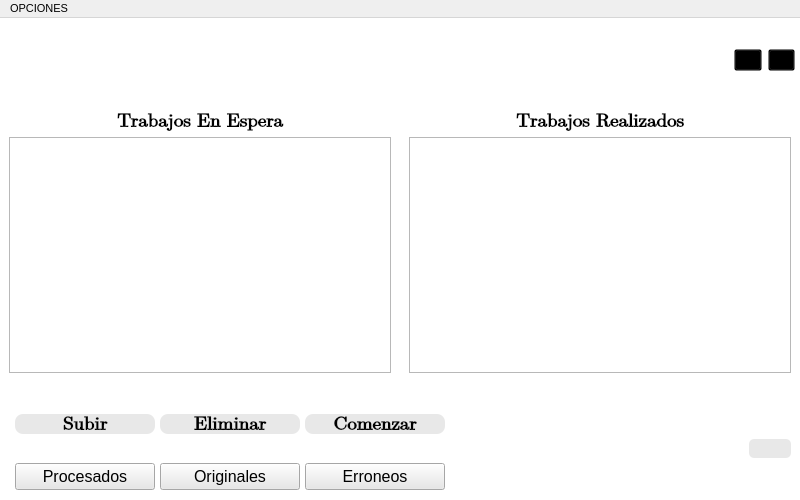
<?xml version="1.0" encoding="UTF-8"?>
<ui version="4.0">
 <class>MainWindow</class>
 <widget class="QMainWindow" name="MainWindow">
  <property name="geometry">
   <rect>
    <x>0</x>
    <y>0</y>
    <width>800</width>
    <height>500</height>
   </rect>
  </property>
  <property name="minimumSize">
   <size>
    <width>800</width>
    <height>500</height>
   </size>
  </property>
  <property name="maximumSize">
   <size>
    <width>800</width>
    <height>500</height>
   </size>
  </property>
  <property name="windowTitle">
   <string>MainWindow</string>
  </property>
  <property name="styleSheet">
   <string notr="true"/>
  </property>
  <widget class="QWidget" name="WPrincipal">
   <property name="minimumSize">
    <size>
     <width>800</width>
     <height>500</height>
    </size>
   </property>
   <property name="maximumSize">
    <size>
     <width>800</width>
     <height>500</height>
    </size>
   </property>
   <property name="styleSheet">
    <string notr="true">#WPrincipal{
background-color: rgb(255, 255, 255);
}
#btnSubir{
background-color: rgb(232, 232, 232);
border-radius:8px;
}
#btnSubir::Hover{
background-color: rgb(209, 209, 209);
}
#btnEliminar{
background-color: rgb(232, 232, 232);
border-radius:8px;
}
#btnEliminar::Hover{
background-color: rgb(209, 209, 209);
}
#btnComenzar{
background-color: rgb(232, 232, 232);
border-radius:8px;
}
#btnComenzar::Hover{
background-color: rgb(209, 209, 209);
}
#btn_Procesados{
background-color: rgb(232, 232, 232);
}
#btn_Procesados::hover{
background-color: rgb(209, 209, 209);
}
#btn_Originales{
background-color: rgb(232, 232, 232);
}
#btn_Originales::hover{
background-color: rgb(209, 209, 209);
}
#btn_Errores{
background-color: rgb(232, 232, 232);
}
#btn_Errores::hover{
background-color: rgb(209, 209, 209);
}
#btnAyuda{
background-color: rgb(232, 232, 232);
border-radius:5px;
}
#btnAyuda::hover{
background-color: rgb(209, 209, 209);
}
#btnMinimizar{
background-color: transparent;
}
#btnCerrar{
background-color: transparent;
}</string>
   </property>
   <layout class="QVBoxLayout" name="verticalLayout">
    <property name="spacing">
     <number>0</number>
    </property>
    <property name="leftMargin">
     <number>0</number>
    </property>
    <property name="topMargin">
     <number>0</number>
    </property>
    <property name="rightMargin">
     <number>0</number>
    </property>
    <property name="bottomMargin">
     <number>0</number>
    </property>
    <item>
     <widget class="QWidget" name="WCabecera" native="true">
      <property name="minimumSize">
       <size>
        <width>0</width>
        <height>50</height>
       </size>
      </property>
      <property name="maximumSize">
       <size>
        <width>16777215</width>
        <height>50</height>
       </size>
      </property>
      <layout class="QHBoxLayout" name="horizontalLayout">
       <property name="spacing">
        <number>0</number>
       </property>
       <property name="leftMargin">
        <number>5</number>
       </property>
       <property name="topMargin">
        <number>0</number>
       </property>
       <property name="rightMargin">
        <number>0</number>
       </property>
       <property name="bottomMargin">
        <number>0</number>
       </property>
       <item>
        <widget class="QWidget" name="WLogo" native="true">
         <property name="minimumSize">
          <size>
           <width>200</width>
           <height>0</height>
          </size>
         </property>
         <property name="maximumSize">
          <size>
           <width>200</width>
           <height>16777215</height>
          </size>
         </property>
         <layout class="QVBoxLayout" name="verticalLayout_2">
          <property name="spacing">
           <number>0</number>
          </property>
          <property name="leftMargin">
           <number>0</number>
          </property>
          <property name="topMargin">
           <number>0</number>
          </property>
          <property name="rightMargin">
           <number>0</number>
          </property>
          <property name="bottomMargin">
           <number>0</number>
          </property>
          <item>
           <widget class="QLabel" name="lblLogoKWRB">
            <property name="text">
             <string/>
            </property>
            <property name="pixmap">
             <pixmap>../Source/LOGO_KWRB.png</pixmap>
            </property>
            <property name="scaledContents">
             <bool>true</bool>
            </property>
           </widget>
          </item>
         </layout>
        </widget>
       </item>
       <item>
        <spacer name="horizontalSpacer">
         <property name="orientation">
          <enum>Qt::Horizontal</enum>
         </property>
         <property name="sizeHint" stdset="0">
          <size>
           <width>476</width>
           <height>20</height>
          </size>
         </property>
        </spacer>
       </item>
       <item>
        <widget class="QWidget" name="WBotonesSalida" native="true">
         <property name="minimumSize">
          <size>
           <width>75</width>
           <height>0</height>
          </size>
         </property>
         <property name="maximumSize">
          <size>
           <width>75</width>
           <height>16777215</height>
          </size>
         </property>
         <layout class="QHBoxLayout" name="horizontalLayout_2">
          <property name="rightMargin">
           <number>5</number>
          </property>
          <item>
           <widget class="QPushButton" name="btnMinimizar">
            <property name="cursor">
             <cursorShape>PointingHandCursor</cursorShape>
            </property>
            <property name="toolTip">
             <string>Minimizar</string>
            </property>
            <property name="text">
             <string/>
            </property>
            <property name="icon">
             <iconset>
              <normaloff>../Source/Icon_Minimize.png</normaloff>../Source/Icon_Minimize.png</iconset>
            </property>
            <property name="iconSize">
             <size>
              <width>30</width>
              <height>30</height>
             </size>
            </property>
           </widget>
          </item>
          <item>
           <widget class="QPushButton" name="btnCerrar">
            <property name="cursor">
             <cursorShape>PointingHandCursor</cursorShape>
            </property>
            <property name="mouseTracking">
             <bool>false</bool>
            </property>
            <property name="toolTip">
             <string>Cerrar</string>
            </property>
            <property name="text">
             <string/>
            </property>
            <property name="icon">
             <iconset>
              <normaloff>../Source/Icon_Close.png</normaloff>../Source/Icon_Close.png</iconset>
            </property>
            <property name="iconSize">
             <size>
              <width>30</width>
              <height>30</height>
             </size>
            </property>
           </widget>
          </item>
         </layout>
        </widget>
       </item>
      </layout>
     </widget>
    </item>
    <item>
     <widget class="QWidget" name="WCuerpo" native="true">
      <property name="minimumSize">
       <size>
        <width>0</width>
        <height>280</height>
       </size>
      </property>
      <property name="maximumSize">
       <size>
        <width>16777215</width>
        <height>280</height>
       </size>
      </property>
      <layout class="QHBoxLayout" name="horizontalLayout_3">
       <property name="spacing">
        <number>0</number>
       </property>
       <property name="leftMargin">
        <number>0</number>
       </property>
       <property name="topMargin">
        <number>0</number>
       </property>
       <property name="rightMargin">
        <number>0</number>
       </property>
       <property name="bottomMargin">
        <number>0</number>
       </property>
       <item>
        <widget class="QWidget" name="WTablaIzquierda" native="true">
         <layout class="QVBoxLayout" name="verticalLayout_3">
          <item>
           <widget class="QLabel" name="lblTextoEnCola">
            <property name="minimumSize">
             <size>
              <width>0</width>
              <height>20</height>
             </size>
            </property>
            <property name="maximumSize">
             <size>
              <width>16777215</width>
              <height>20</height>
             </size>
            </property>
            <property name="font">
             <font>
              <family>Cambria Math</family>
              <pointsize>14</pointsize>
              <weight>75</weight>
              <bold>true</bold>
             </font>
            </property>
            <property name="text">
             <string>Trabajos En Espera</string>
            </property>
            <property name="alignment">
             <set>Qt::AlignCenter</set>
            </property>
           </widget>
          </item>
          <item>
           <widget class="QTableWidget" name="TWCola"/>
          </item>
         </layout>
        </widget>
       </item>
       <item>
        <widget class="QWidget" name="WTablaDerecha" native="true">
         <layout class="QVBoxLayout" name="verticalLayout_4">
          <item>
           <widget class="QLabel" name="lblTextoProcesado">
            <property name="minimumSize">
             <size>
              <width>0</width>
              <height>20</height>
             </size>
            </property>
            <property name="maximumSize">
             <size>
              <width>16777215</width>
              <height>20</height>
             </size>
            </property>
            <property name="font">
             <font>
              <family>Cambria Math</family>
              <pointsize>14</pointsize>
              <weight>75</weight>
              <bold>true</bold>
             </font>
            </property>
            <property name="text">
             <string>Trabajos Realizados</string>
            </property>
            <property name="alignment">
             <set>Qt::AlignCenter</set>
            </property>
           </widget>
          </item>
          <item>
           <widget class="QTableWidget" name="TWProcesado"/>
          </item>
         </layout>
        </widget>
       </item>
      </layout>
     </widget>
    </item>
    <item>
     <widget class="QWidget" name="WPie" native="true">
      <property name="minimumSize">
       <size>
        <width>0</width>
        <height>100</height>
       </size>
      </property>
      <property name="maximumSize">
       <size>
        <width>16777215</width>
        <height>100</height>
       </size>
      </property>
      <layout class="QHBoxLayout" name="horizontalLayout_4">
       <property name="spacing">
        <number>0</number>
       </property>
       <property name="leftMargin">
        <number>0</number>
       </property>
       <property name="topMargin">
        <number>0</number>
       </property>
       <property name="rightMargin">
        <number>0</number>
       </property>
       <property name="bottomMargin">
        <number>0</number>
       </property>
       <item>
        <widget class="QWidget" name="WBotones" native="true">
         <property name="minimumSize">
          <size>
           <width>450</width>
           <height>0</height>
          </size>
         </property>
         <layout class="QVBoxLayout" name="verticalLayout_6">
          <property name="spacing">
           <number>5</number>
          </property>
          <property name="leftMargin">
           <number>10</number>
          </property>
          <property name="topMargin">
           <number>0</number>
          </property>
          <property name="rightMargin">
           <number>0</number>
          </property>
          <property name="bottomMargin">
           <number>0</number>
          </property>
          <item>
           <widget class="QWidget" name="WBotonesTrabajo" native="true">
            <property name="minimumSize">
             <size>
              <width>0</width>
              <height>50</height>
             </size>
            </property>
            <property name="maximumSize">
             <size>
              <width>16777215</width>
              <height>50</height>
             </size>
            </property>
            <layout class="QHBoxLayout" name="horizontalLayout_5">
             <property name="spacing">
              <number>5</number>
             </property>
             <property name="leftMargin">
              <number>5</number>
             </property>
             <property name="topMargin">
              <number>5</number>
             </property>
             <property name="rightMargin">
              <number>5</number>
             </property>
             <property name="bottomMargin">
              <number>5</number>
             </property>
             <item>
              <widget class="QPushButton" name="btnSubir">
               <property name="font">
                <font>
                 <family>Cambria Math</family>
                 <pointsize>14</pointsize>
                 <weight>75</weight>
                 <bold>true</bold>
                </font>
               </property>
               <property name="cursor">
                <cursorShape>PointingHandCursor</cursorShape>
               </property>
               <property name="toolTip">
                <string>&lt;html&gt;&lt;head/&gt;&lt;body&gt;&lt;p&gt;Selecciona un archivo .xlsx&lt;/p&gt;&lt;/body&gt;&lt;/html&gt;</string>
               </property>
               <property name="styleSheet">
                <string notr="true"/>
               </property>
               <property name="text">
                <string>Subir</string>
               </property>
              </widget>
             </item>
             <item>
              <widget class="QPushButton" name="btnEliminar">
               <property name="font">
                <font>
                 <family>Cambria Math</family>
                 <pointsize>14</pointsize>
                 <weight>75</weight>
                 <bold>true</bold>
                </font>
               </property>
               <property name="cursor">
                <cursorShape>PointingHandCursor</cursorShape>
               </property>
               <property name="toolTip">
                <string>&lt;html&gt;&lt;head/&gt;&lt;body&gt;&lt;p&gt;Elimina los archivos procesados&lt;/p&gt;&lt;/body&gt;&lt;/html&gt;</string>
               </property>
               <property name="styleSheet">
                <string notr="true"/>
               </property>
               <property name="text">
                <string>Eliminar</string>
               </property>
              </widget>
             </item>
             <item>
              <widget class="QPushButton" name="btnComenzar">
               <property name="font">
                <font>
                 <family>Cambria Math</family>
                 <pointsize>14</pointsize>
                 <weight>75</weight>
                 <bold>true</bold>
                </font>
               </property>
               <property name="cursor">
                <cursorShape>PointingHandCursor</cursorShape>
               </property>
               <property name="toolTip">
                <string>&lt;html&gt;&lt;head/&gt;&lt;body&gt;&lt;p&gt;Comenzar el proceso&lt;/p&gt;&lt;/body&gt;&lt;/html&gt;</string>
               </property>
               <property name="styleSheet">
                <string notr="true"/>
               </property>
               <property name="text">
                <string>Comenzar</string>
               </property>
              </widget>
             </item>
            </layout>
           </widget>
          </item>
          <item>
           <widget class="QWidget" name="WBotonesRutas" native="true">
            <layout class="QHBoxLayout" name="horizontalLayout_6">
             <property name="spacing">
              <number>5</number>
             </property>
             <property name="leftMargin">
              <number>5</number>
             </property>
             <property name="topMargin">
              <number>5</number>
             </property>
             <property name="rightMargin">
              <number>5</number>
             </property>
             <property name="bottomMargin">
              <number>5</number>
             </property>
             <item>
              <widget class="QPushButton" name="btn_Procesados">
               <property name="font">
                <font>
                 <pointsize>12</pointsize>
                 <weight>50</weight>
                 <bold>false</bold>
                </font>
               </property>
               <property name="cursor">
                <cursorShape>PointingHandCursor</cursorShape>
               </property>
               <property name="toolTip">
                <string>&lt;html&gt;&lt;head/&gt;&lt;body&gt;&lt;p&gt;Ruta de archivos procesados&lt;/p&gt;&lt;/body&gt;&lt;/html&gt;</string>
               </property>
               <property name="styleSheet">
                <string notr="true"/>
               </property>
               <property name="text">
                <string>Procesados</string>
               </property>
              </widget>
             </item>
             <item>
              <widget class="QPushButton" name="btn_Originales">
               <property name="font">
                <font>
                 <pointsize>12</pointsize>
                </font>
               </property>
               <property name="cursor">
                <cursorShape>PointingHandCursor</cursorShape>
               </property>
               <property name="toolTip">
                <string>&lt;html&gt;&lt;head/&gt;&lt;body&gt;&lt;p&gt;Ruta de archivos originales&lt;/p&gt;&lt;/body&gt;&lt;/html&gt;</string>
               </property>
               <property name="styleSheet">
                <string notr="true"/>
               </property>
               <property name="text">
                <string>Originales</string>
               </property>
              </widget>
             </item>
             <item>
              <widget class="QPushButton" name="btn_Errores">
               <property name="font">
                <font>
                 <pointsize>12</pointsize>
                </font>
               </property>
               <property name="cursor">
                <cursorShape>PointingHandCursor</cursorShape>
               </property>
               <property name="toolTip">
                <string>&lt;html&gt;&lt;head/&gt;&lt;body&gt;&lt;p&gt;Ruta de archivos erroneos&lt;/p&gt;&lt;/body&gt;&lt;/html&gt;</string>
               </property>
               <property name="styleSheet">
                <string notr="true"/>
               </property>
               <property name="text">
                <string>Erroneos</string>
               </property>
              </widget>
             </item>
            </layout>
           </widget>
          </item>
         </layout>
        </widget>
       </item>
       <item>
        <widget class="QWidget" name="WTextoProceso" native="true">
         <layout class="QVBoxLayout" name="verticalLayout_5">
          <property name="spacing">
           <number>5</number>
          </property>
          <property name="leftMargin">
           <number>0</number>
          </property>
          <property name="rightMargin">
           <number>0</number>
          </property>
          <item>
           <widget class="QLabel" name="lbl_TrabajandoCon">
            <property name="enabled">
             <bool>false</bool>
            </property>
            <property name="font">
             <font>
              <family>Arial</family>
              <pointsize>12</pointsize>
              <weight>75</weight>
              <bold>true</bold>
             </font>
            </property>
            <property name="text">
             <string/>
            </property>
            <property name="alignment">
             <set>Qt::AlignCenter</set>
            </property>
           </widget>
          </item>
          <item>
           <widget class="QLabel" name="lbl_NombreReporte">
            <property name="enabled">
             <bool>false</bool>
            </property>
            <property name="font">
             <font>
              <family>Arial</family>
              <pointsize>12</pointsize>
              <weight>75</weight>
              <bold>true</bold>
             </font>
            </property>
            <property name="text">
             <string/>
            </property>
            <property name="alignment">
             <set>Qt::AlignCenter</set>
            </property>
           </widget>
          </item>
         </layout>
        </widget>
       </item>
       <item>
        <widget class="QWidget" name="WBotonAyuda" native="true">
         <property name="minimumSize">
          <size>
           <width>60</width>
           <height>0</height>
          </size>
         </property>
         <property name="maximumSize">
          <size>
           <width>60</width>
           <height>60</height>
          </size>
         </property>
         <layout class="QVBoxLayout" name="verticalLayout_7">
          <item>
           <widget class="QPushButton" name="btnAyuda">
            <property name="maximumSize">
             <size>
              <width>16777213</width>
              <height>16777215</height>
             </size>
            </property>
            <property name="font">
             <font>
              <family>Verdana</family>
              <pointsize>12</pointsize>
              <weight>75</weight>
              <bold>true</bold>
             </font>
            </property>
            <property name="cursor">
             <cursorShape>PointingHandCursor</cursorShape>
            </property>
            <property name="acceptDrops">
             <bool>false</bool>
            </property>
            <property name="toolTip">
             <string notr="true">&lt;html&gt;&lt;head/&gt;&lt;body&gt;&lt;p align=&quot;justify&quot;&gt;Ayuda&lt;/p&gt;&lt;/body&gt;&lt;/html&gt;</string>
            </property>
            <property name="toolTipDuration">
             <number>0</number>
            </property>
            <property name="statusTip">
             <string/>
            </property>
            <property name="whatsThis">
             <string/>
            </property>
            <property name="accessibleName">
             <string/>
            </property>
            <property name="accessibleDescription">
             <string/>
            </property>
            <property name="layoutDirection">
             <enum>Qt::LeftToRight</enum>
            </property>
            <property name="autoFillBackground">
             <bool>false</bool>
            </property>
            <property name="styleSheet">
             <string notr="true"/>
            </property>
            <property name="locale">
             <locale language="Spanish" country="Nicaragua"/>
            </property>
            <property name="text">
             <string/>
            </property>
            <property name="icon">
             <iconset>
              <normaloff>../Source/Icon_Help.png</normaloff>../Source/Icon_Help.png</iconset>
            </property>
            <property name="iconSize">
             <size>
              <width>32</width>
              <height>32</height>
             </size>
            </property>
           </widget>
          </item>
         </layout>
        </widget>
       </item>
      </layout>
     </widget>
    </item>
   </layout>
  </widget>
  <widget class="QMenuBar" name="menuBar">
   <property name="geometry">
    <rect>
     <x>0</x>
     <y>0</y>
     <width>800</width>
     <height>20</height>
    </rect>
   </property>
   <property name="font">
    <font>
     <family>Arial</family>
     <pointsize>8</pointsize>
    </font>
   </property>
   <widget class="QMenu" name="menuOPCIONES">
    <property name="font">
     <font>
      <family>Arial</family>
      <pointsize>8</pointsize>
     </font>
    </property>
    <property name="title">
     <string>OPCIONES</string>
    </property>
    <widget class="QMenu" name="menuPagosClientes">
     <property name="font">
      <font>
       <family>Arial</family>
       <pointsize>8</pointsize>
      </font>
     </property>
     <property name="title">
      <string>PagosClientes</string>
     </property>
     <addaction name="actionObjetivos_Mensuales"/>
    </widget>
    <addaction name="menuPagosClientes"/>
    <addaction name="actionFechaMovimiento"/>
   </widget>
   <addaction name="menuOPCIONES"/>
  </widget>
  <action name="Pagos_Clientes_Objetivos">
   <property name="text">
    <string>Pagos_Clientes(Objetivos)</string>
   </property>
  </action>
  <action name="actionObjetivos_Mensuales">
   <property name="text">
    <string>Objetivos Mensuales</string>
   </property>
   <property name="font">
    <font>
     <family>Arial</family>
    </font>
   </property>
  </action>
  <action name="actionFechaMovimiento">
   <property name="text">
    <string>FechaMovimiento</string>
   </property>
  </action>
 </widget>
 <resources/>
 <connections/>
</ui>
